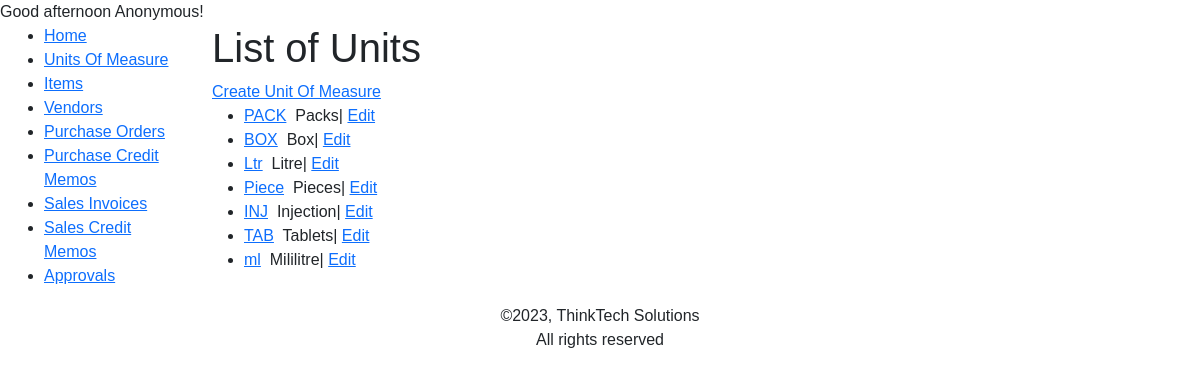
The page /inventory/units/ on the database its author committed.
### inventory/models.py (models this page shows, shortened)
class Unit(models.Model):
    code = models.CharField('Unit of measure code',max_length=10, primary_key=True)
    description = models.CharField(max_length=200, verbose_name='Unit of Measure')
    created_by = models.ForeignKey(User, on_delete=models.PROTECT, related_name='units', related_query_name='units')
    class Meta:
        verbose_name_plural ='Units Of Measure'

### inventory/views.py (the view)
# urls.py: path("units/", views.UnitListView.as_view(), name='units'),
class UnitListView(generic.ListView, LoginRequiredMixin):
    model = Unit
    paginate_by = 25

### inventory/templatetags/custom_filters.py (called while the page is built)
@register.filter
def greeting(value):
    current_time = datetime.now().time()
    current_hour = current_time.hour
    if 5 <= current_hour < 12:
        time_category = "morning"
    elif 12 <= current_hour < 17:
        time_category = "afternoon"
    elif 17 <= current_hour < 20:
        time_category = "evening"
    else:
        time_category = "night"
    return f"Good {time_category}"

### inventory/templates/inventory/unit_list.html (shortened to what this page needs)
{% extends "inventory/base.html" %}
{% block content %}
    <h1>List of Units</h1>
    <a href="{% url 'inventory:unit-add' %}">Create Unit Of Measure</a>
    <ul>
        {% for unit in unit_list %}
        <li><a href="{% url 'inventory:unit-detail' unit.pk %}">{{unit.code}}</a>&nbsp; {{unit.description}}&#124; <a href="{% url 'inventory:unit-update' unit.code %}">Edit</a></li>
        {% endfor %}
    </ul>
{% endblock %}

### inventory/static/inventory/styles.css (style rules this page uses)
body { font-family: Arial, Helvetica, sans-serif; }

### rows shown on the page
Unit: code "PACK", description "Packs"
Unit: code "BOX", description "Box"
Unit: code "Ltr", description "Litre"
Unit: code "Piece", description "Pieces"
Unit: code "INJ", description "Injection"
Unit: code "TAB", description "Tablets"
Unit: code "ml", description "Mililitre"

### other values the page prints
{{ "User"|greeting }} "Good afternoon"
